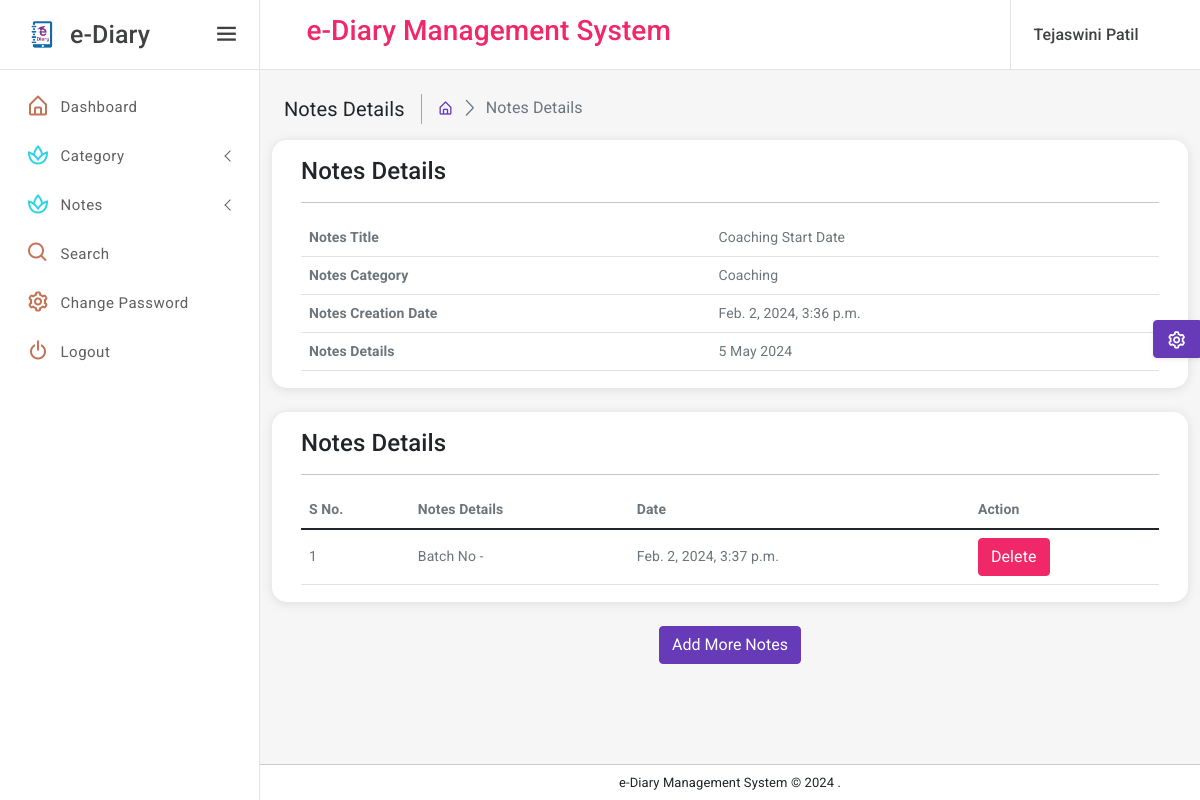
/viewNotes/1 (signed in), run on the app's committed database.
### eDiaryApp/models.py (models this page shows, shortened)
class Notes(models.Model):
    signup = models.ForeignKey(Signup, on_delete=models.CASCADE, null=True)
    category = models.ForeignKey(Category, on_delete=models.CASCADE, null=True)
    noteTitle = models.CharField(max_length=150, null=True)
    noteDescription = models.CharField(max_length=250, null=True)
    CreationDate = models.DateTimeField(auto_now_add=True)

class Category(models.Model):
    signup = models.ForeignKey(Signup, on_delete=models.CASCADE, null=True)
    categoryName = models.CharField(max_length=150, null=True)
    CreationDate = models.DateTimeField(auto_now_add=True)

class Noteshistory(models.Model):
    note = models.ForeignKey(Notes, on_delete=models.CASCADE, null=True)
    signup = models.ForeignKey(Signup, on_delete=models.CASCADE, null=True)
    noteDetails = models.CharField(max_length=250, null=True)
    postingDate = models.DateTimeField(auto_now_add=True)

### eDiaryApp/views.py (the view, shortened to what this page needs)
# urls.py: path('viewNotes/<int:pid>', viewNotes, name='viewNotes'),
def viewNotes(request,pid):
    if not request.user.is_authenticated:
        return redirect('user_login')
    notes = Notes.objects.get(id=pid)
    user = User.objects.get(id=request.user.id)
    signup = Signup.objects.get(user=user)
    noteshistory = Noteshistory.objects.filter(signup=signup)
    return render(request, 'viewNotes.html', locals())

### eDiaryApp/templates/viewNotes.html (shortened to what this page needs)
{% extends 'userbase.html' %}
{% load static %}
{% block main %}
<div class="page-wrapper">
    <div class="page-content-wrapper">
        <div class="page-content">
            <div class="page-breadcrumb d-none d-sm-flex align-items-center mb-3">
                <div class="breadcrumb-title pe-3">Notes Details</div>
                <div class="ps-3">
                    <nav aria-label="breadcrumb">
                        <ol class="breadcrumb mb-0 p-0">
                            <li class="breadcrumb-item"><a href="{% url 'user_home' %}"><i
                                    class="bx bx-home-alt"></i></a>
                            </li>
                            <li class="breadcrumb-item active" aria-current="page">Notes Details</li>
                        </ol>
                    </nav>
                </div>
            </div>
            <div class="row">
                <div class="card radius-15 col-xl-12">
                    <div class="card-body">
                        <div class="card-title">
                            <h4 class="mb-0">Notes Details</h4>
                        </div>
                        <hr/>
                        <div class="table-responsive">
                            <table class="table mb-0">
                                <thead>
                                <tr>
                                    <th>Notes Title</th>
                                    <td>{{notes.noteTitle}}</td>
                                </tr>
                                <tr>
                                    <th>Notes Category</th>
                                    <td>{{notes.category.categoryName}}</td>
                                </tr>
                                <tr>
                                    <th>Notes Creation Date</th>
                                    <td>{{notes.CreationDate}}</td>
                                </tr>
                                <tr>
                                    <th>Notes Details</th>
                                    <td>{{notes.noteDescription}}</td>
                                </tr>
                                </thead>
                            </table>
                        </div>
                    </div>
                </div>
            </div>
            <div class="row">
                <div class="card radius-15 col-xl-12">
                    <div class="card-body">
                        <div class="card-title">
                            <h4 class="mb-0">Notes Details</h4>
                        </div>
                        <hr/>
                        <div class="table-responsive">
                            <table class="table mb-0">
                                <thead>
                                <tr>
                                    <th>S No.</th>
                                    <th>Notes Details</th>
                                    <th>Date</th>
                                    <th>Action</th>
                                </tr>
                                </thead>
                                <tbody>
                                {% for i in noteshistory %}
                                <tr>
                                    <td>{{forloop.counter}}</td>
                                    <td>{{i.noteDetails}}</td>
                                    <td>{{i.postingDate}}</td>
                                    <td><a href="{% url 'deleteNotesHistory' i.id %}" onclick="return confirm('Are you sure to Delete')" class="btn btn-danger">Delete</a></td>
                                </tr>
                                {% endfor %}
                                </tbody>
                            </table>
                        </div>
                    </div>
                </div>
            </div>
            <div align="center">
                <button class="btn btn-primary" type="button" data-bs-toggle="modal" data-bs-target="#exampleModal">Add
                    More Notes
                </button>
            </div>
        </div>
    </div>
</div>
{% endblock %}

### eDiaryApp/templates/userbase.html (shortened to what this page needs)
{% load static %}
<!DOCTYPE html>
<html lang="en">
<head>
    <link href="{% static 'assets/plugins/vectormap/jquery-jvectormap-2.0.2.css' %}" rel="stylesheet"/>
    <link href="{% static 'assets/plugins/simplebar/css/simplebar.css' %}" rel="stylesheet"/>
    <link href="{% static 'assets/plugins/perfect-scrollbar/css/perfect-scrollbar.css' %}" rel="stylesheet"/>
    <link href="{% static 'assets/plugins/metismenu/css/metisMenu.min.css' %}" rel="stylesheet"/>
    <link href="{% static 'assets/css/pace.min.css' %}" rel="stylesheet"/>
    <link rel="stylesheet" href="{% static 'assets/css/bootstrap.min.css' %}"/>
    <link rel="stylesheet" href="{% static 'assets/css/icons.css' %}"/>
    <link rel="stylesheet" href="{% static 'assets/css/app.css' %}"/>
    <link rel="stylesheet" href="{% static 'assets/css/dark-sidebar.css' %}"/>
    <link rel="stylesheet" href="{% static 'assets/css/dark-theme.css' %}"/>
</head>
<body>
<div class="wrapper">
    <div class="sidebar-wrapper" data-simplebar="true">
        <div class="sidebar-header">
            <div class="">
                <img src="{% static 'assets/images/logo-icon.png' %}" class="logo-icon-2" alt=""/>
            </div>
            <div>
                <h4 class="logo-text">e-Diary</h4>
            </div>
            <a href="javascript:;" class="toggle-btn ms-auto"> <i class="bx bx-menu"></i>
            </a>
        </div>
        <ul class="metismenu" id="menu">
            <li>
                <a href="{% url 'user_home' %}">
                    <div class="parent-icon icon-color-8"><i class="bx bx-home-alt"></i>
                    </div>
                    <div class="menu-title">Dashboard</div>
                </a>
            </li>
            <li>
                <a class="has-arrow" href="javascript:;">
                    <div class="parent-icon icon-color-10"><i class="bx bx-spa"></i>
                    </div>
                    <div class="menu-title">Category</div>
                </a>
            </li>
            <li>
                <a class="has-arrow" href="javascript:;">
                    <div class="parent-icon icon-color-10"><i class="bx bx-spa"></i>
                    </div>
                    <div class="menu-title">Notes</div>
                </a>
            </li>
            <li>
                <a href="{% url 'searchNotes' %}">
                    <div class="parent-icon icon-color-8"><i class="bx bx-search"></i>
                    </div>
                    <div class="menu-title">Search</div>
                </a>
            </li>
            <li>
                <a href="{% url 'changePassword' %}">
                    <div class="parent-icon icon-color-8"><i class="bx bx-cog"></i>
                    </div>
                    <div class="menu-title">Change Password</div>
                </a>
            </li>
            <li>
                <a href="/logout">
                    <div class="parent-icon icon-color-8"><i class="bx bx-power-off"></i>
                    </div>
                    <div class="menu-title">Logout</div>
                </a>
            </li>
        </ul>
    </div>
    <header class="top-header">
        <nav class="navbar navbar-expand">
            <div class="flex-grow-1 search-bar">
                <div class="input-group">
                    <center><h3 class="text-danger">e-Diary Management System</h3></center>
                </div>
            </div>
            <div class="right-topbar ms-auto">
                <ul class="navbar-nav">
                    <li class="nav-item dropdown dropdown-user-profile">
                        <a class="nav-link dropdown-toggle dropdown-toggle-nocaret" href="javascript:;"
                           data-bs-toggle="dropdown">
                            <div class="d-flex user-box align-items-center">
                                <div class="user-info">
                                    <p class="user-name mb-0">{{request.user.first_name}} {{request.user.last_name}}</p>
                                </div>
                            </div>
                        </a>
                    </li>
                </ul>
            </div>
        </nav>
    </header>
    {% block main %}
    {% endblock %}
    <div class="footer">
        <p class="mb-0">e-Diary Management System &copy;
            .
        </p>
    </div>
</div>
<div class="switcher-body">
    <button class="btn btn-primary btn-switcher shadow-sm" type="button" data-bs-toggle="offcanvas"
            data-bs-target="#offcanvasScrolling" aria-controls="offcanvasScrolling"><i class="bx bx-cog bx-spin"></i>
    </button>
</div>
</body>
</html>

### data on the page
Notes: noteTitle "Coaching Start Date", category.categoryName "Coaching", CreationDate "Feb. 2, 2024, 3:36 p.m.", noteDescription "5 May 2024"
Noteshistory: noteDetails "Batch No -", postingDate "Feb. 2, 2024, 3:37 p.m."

### other printed values
{{ request.user.first_name }} "Tejaswini"
{{ request.user.last_name }} "Patil"
